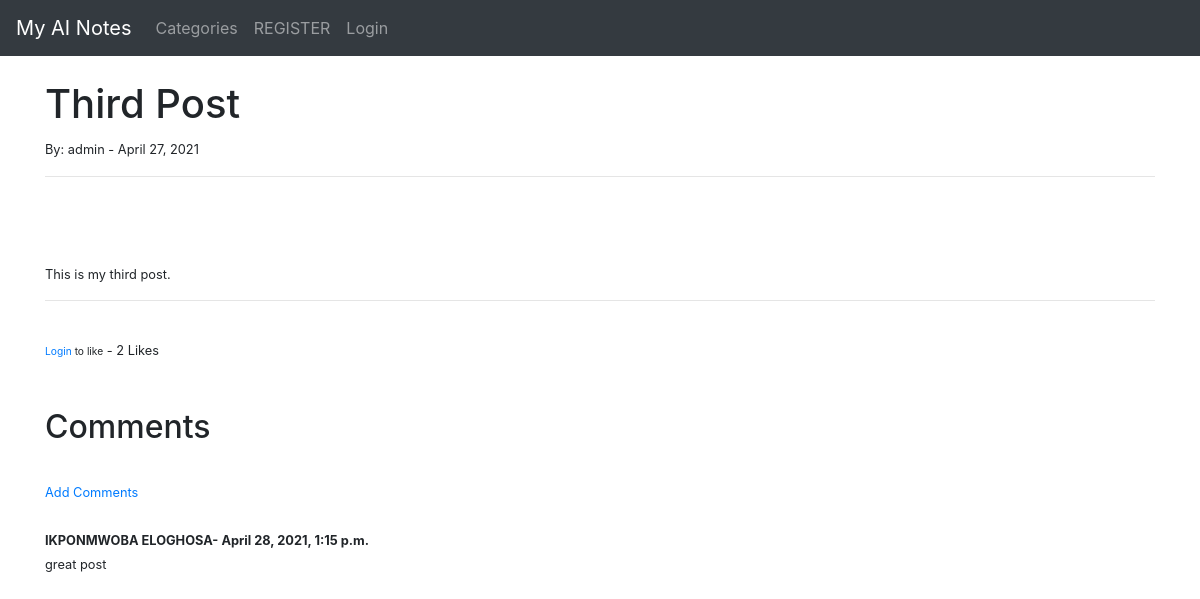
Page /article/3 on the committed database.
### blog/models.py (models this page shows, shortened)
class Post(models.Model):
    author = models.ForeignKey(User, on_delete = models.CASCADE)
    title = models.CharField(max_length=255)
    body = RichTextField(blank=True, null=True)
    post_date = models.DateField(auto_now_add=True)
    likes = models.ManyToManyField(User, related_name='blog_post')
    header_image = models.ImageField(null=True, blank=True, upload_to="images/")
    def total_likes(self):
        return self.likes.count()

class Comment(models.Model):
    post = models.ForeignKey(Post, related_name="comments", on_delete = models.CASCADE)
    name = models.CharField(max_length=255)
    body = models.TextField()
    date_added = models.DateTimeField(auto_now_add=True)

### blog/views.py (the view)
# urls.py: path('article/<int:pk>', PostDetailView.as_view(), name='article-detail'),
class PostDetailView(DetailView):
    model = Post
    template_name = "post_details.html"
    def get_context_data(self, *args, **kwargs):
        context = super(PostDetailView, self).get_context_data(
            *args, **kwargs)
        post = get_object_or_404(Post, id=self.kwargs['pk']) #This is to get a particular post
        total_likes = post.total_likes()
        liked = False
        if post.likes.filter(id=self.request.user.id).exists():
            liked = True
        context["total_likes"] = total_likes
        context["liked"] = liked
        return context

### blog/templates/post_details.html (shortened to what this page needs)
{% extends 'base.html' %} {% load static %} {% block title %} {{ post.title_tag }} {% endblock %} {% block content %}
<h1>{{ post.title }}</h1>
<small>By: {{ post.author.username }}
    - {{ post.post_date }}
<hr>
<br />
<br /><br> {{ post.body|safe }}
<hr>
<br />
<form action="{% url 'like_post' post.pk %}" method="POST">
    {% csrf_token %} {% if user.is_authenticated %} {% if liked %}
    <button type="submit" , name="post_id" , value="{{ post.id }}" , class="btn btn-danger">unlike</button> {% else %}
    <button type="submit" , name="post_id" , value="{{ post.id }}" , class="btn btn-primary">Like</button> {% endif %} {% else %}
    <small><a href="{% url 'login' %} ">Login</a> to like</small> {% endif %} - {{total_likes}} Likes
</form>
<br>
<br>
<h2>Comments</h2>
<br>
<a href="{% url 'add_comment' post.pk %}">Add Comments</a>
<br/><br/> {% if not post.comments.all %} No comment Yet... {% else %} {% for comment in post.comments.all %}
<strong>{{comment.name}}-
    {{comment.date_added}}</strong>
<br/> {{comment.body}}
<br/> {% endfor%} {% endif%} {% endblock %}

### rows in the picture
Post: title "Third Post", author.username "admin", post_date "April 27, 2021", body "This is my third post."
Comment: name "IKPONMWOBA ELOGHOSA", date_added "April 28, 2021, 1:15 p.m.", body "great post"

### other values in the picture
{{ total_likes }} "2"
